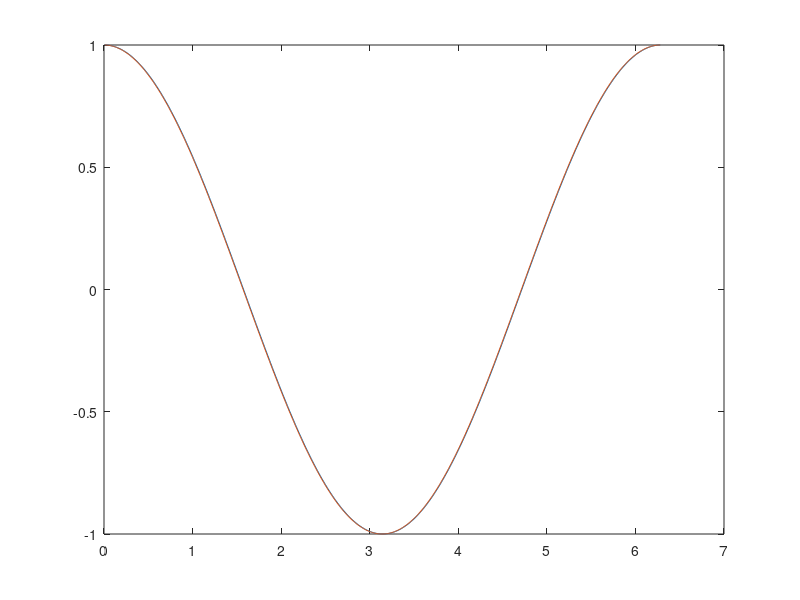

Source code (MATLAB):
x = 0:.01:2*pi;
y = sin(x);
n = length(x);
k=0;
%for i=2:n
%    k=k+1;
yp=(sin(x(2:end))-sin(x(1:end-1)))./(x(2:end)-x(1:end-1));
%end
length(yp);
xp = x(2:end);
yp;
y_e =cos(xp);
length(xp);
length(y_e);
plot(xp,yp,xp,y_e)